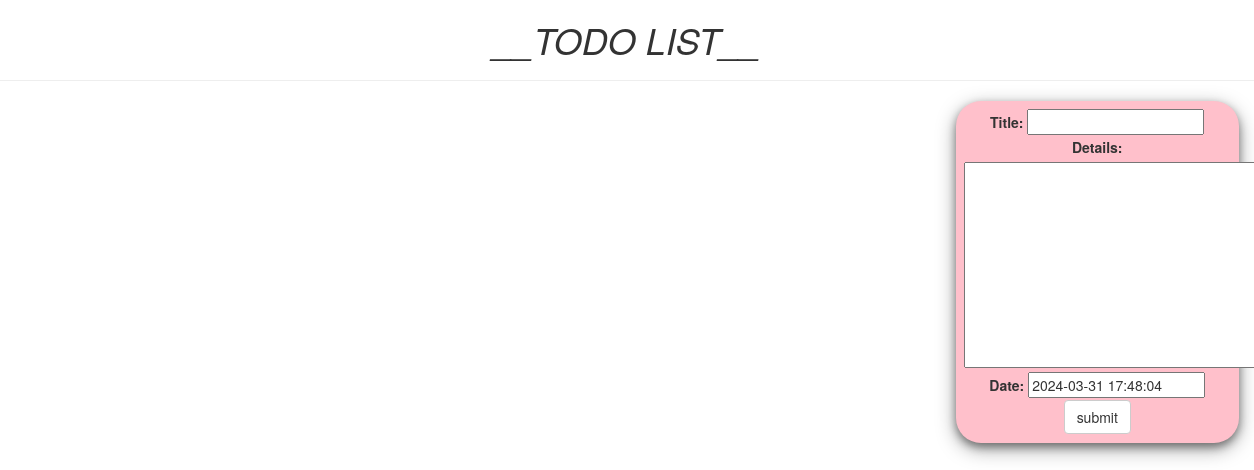
Before: / with the older database file.
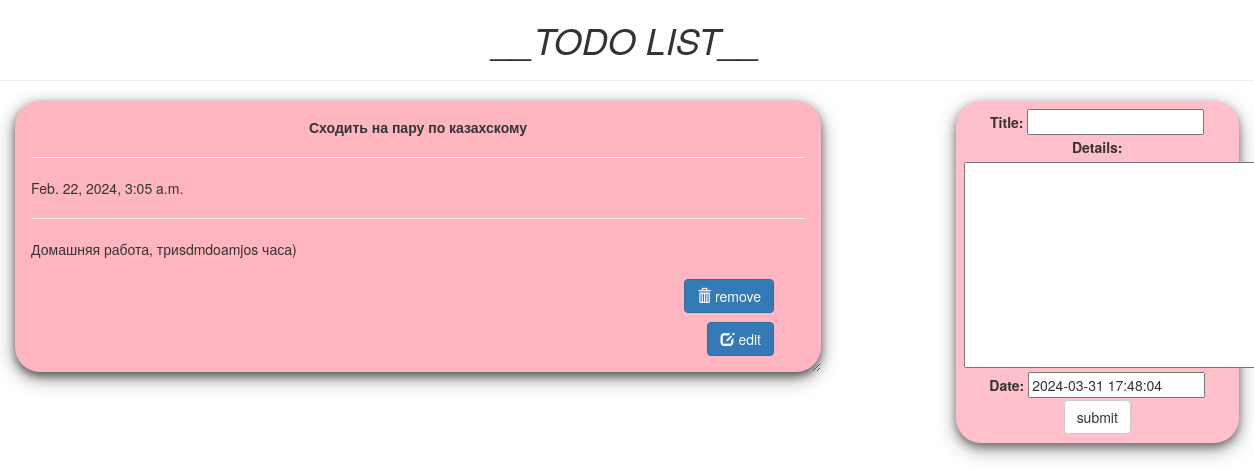
After: the same page with the newer database file.
### todo/models.py (models this page shows, shortened)
class Todo(models.Model):
	title = models.CharField(max_length=100)
	details = models.TextField()
	date = models.DateTimeField(default=timezone.now)

### todo/views.py (the view)
# urls.py: path('', views.index, name="todo"),
def index(request):
	item_list = Todo.objects.order_by("-date")
	if request.method == "POST":
		form = TodoForm(request.POST)
		if form.is_valid():
			form.save()
			return redirect('todo')
	form = TodoForm()
	page = {
		"forms": form,
		"list": item_list,
		"title": "TODO LIST",
	}
	return render(request, 'todo/index.html', page)

### todo/forms.py
class TodoForm(forms.ModelForm):
	class Meta:
		model = Todo
		fields = "__all__"

### todo/templates/todo/index.html (shortened to what this page needs)
<!DOCTYPE html>
<html lang="en" dir="ltr">
<head>
<link rel="stylesheet" href="https://maxcdn.bootstrapcdn.com/bootstrap/3.3.7/css/bootstrap.min.css">
</head>
<body class="container-fluid">
<center class="row">
	<h1><i>__TODO LIST__</i></h1>
	<hr />
</center>
<div class="row">
	<div class="col-md-8">
	{% for i in list %}
	<div class="card">
		<center><b>{{i.title}}</b></center>
		<hr/>
		{{i.date}}
		<hr/>
		{{i.details}}
		<br />
		<br />
		<form action="/del/{{i.id}}" method="POST" style=" padding-right: 4%; padding-bottom: 3%;">
		<button value="remove" type="submit" class="btn btn-primary" style="float: right;"><span class="glyphicon glyphicon-trash"></span>  remove</button>
		</form>
		<br />
		<form action="/edit/{{i.id}}" method="GET" style=" padding-right: 4%; padding-bottom: 3%;">
		<button value="edit" type="submit" class="btn btn-primary" style="float: right;"><span class="glyphicon glyphicon-edit"></span>  edit</button>
		</form>
	</div>
	{% endfor%}
	</div>
	<div class="col-md-1"> </div>
	<div class="col-md-3" >
	<div class="submit_form">
	<form method="POST">
		{{forms}}
		<center>
		<input type="submit" class="btn btn-default" value="submit" />
	</center>
	</form>
	</div>
</div>
</div>
</body>
</html>

### todo/templates/todo/index.html (style rules this page uses)
.card { box-shadow: 0 4px 8px 0 rgba(0,0,0,0.5), 0 6px 20px 0 rgba(0,0,0,0.39); background: lightpink; margin-bottom : 5%; border-radius: 25px; padding : 2%; overflow: auto; resize: both; text-overflow: ellipsis; }
.submit_form { text-align: center; padding: 3%; background: pink; border-radius: 25px; box-shadow: 0 4px 8px 0 rgba(0,0,0,0.4), 0 6px 20px 0 rgba(0,0,0,0.36); }

Changed rows visible on the page:
added Todo: title "Сходить на пару по казахскому", date "Feb. 22, 2024, 3:05 a.m.", details "Домашняя работа, триsdmdoamjos часа)"
